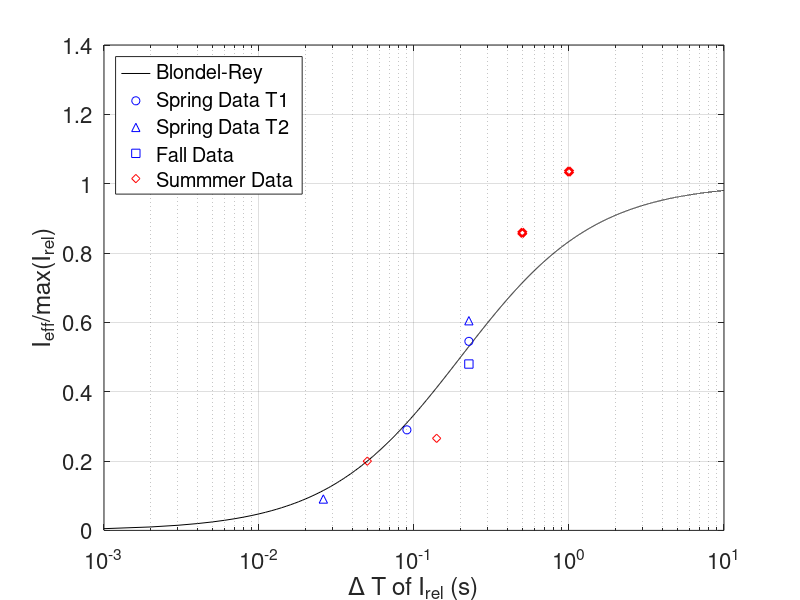
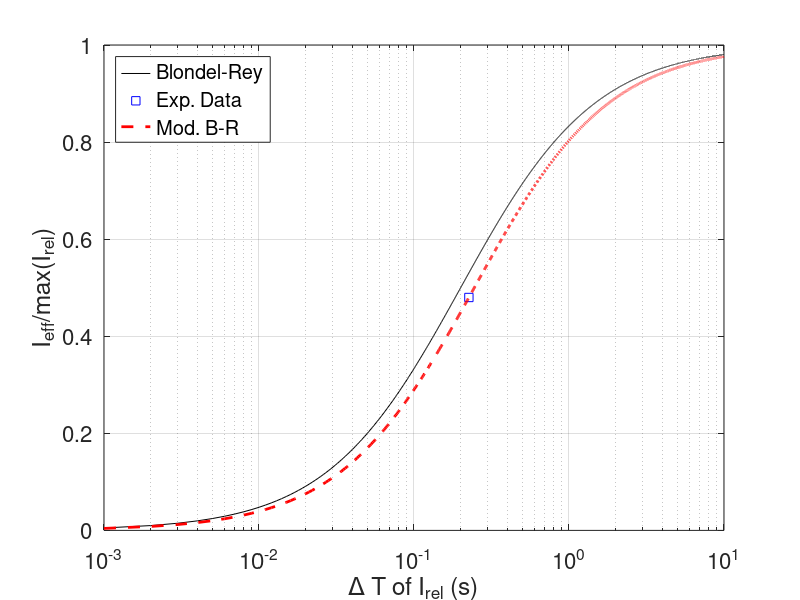

Reproduce these figures in MATLAB, in order.
data1 = [
147	4.82982983	3.128128128	6.328828829
148	2.887887888	4.74974975	6.028528529
149	0.985985986	2.177177177	8.115615616
150	1.376376376	2.967967968	5.217717718
151	7.822822823	6.931931932	0
152	3.288288288	4.439439439	6.809309309
153	2.817817818	8.923923924	0
154	1.276276276	2.587587588	4.331831832
155	2.317317317	2.547547548	5.773273273
156	0.815815816	1.856856857	3.445945946
157	2.097097097	2.117117117	5.097597598
158	3.048048048	1.586586587	2.785285285
159	3.858858859	9.934934935	0
160	7.912912913	0.835835836	5.352852853
161	7.932932933	7.232232232	7.845345345
162	1.676676677	2.677677678	5.803303303
163	1.466466466	3.138138138	8.235735736
165	1.076076076	5.48048048	0
166	1.906906907	2.487487487	7.004504505
167	4.62962963	7.642642643	0
168	0.425425425	2.037037037	4.316816817
169	2.227227227	2.657657658	6.944444444
];

data2 = [
147	4.82982983	3.128128128	6.328828829
148	2.887887888	4.74974975	6.028528529
149	0.985985986	2.177177177	8.115615616
150	1.376376376	2.967967968	5.217717718
152	3.288288288	4.439439439	6.809309309
154	1.276276276	2.587587588	4.331831832
155	2.317317317	2.547547548	5.773273273
156	0.815815816	1.856856857	3.445945946
157	2.097097097	2.117117117	5.097597598
158	3.048048048	1.586586587	2.785285285
160	7.912912913	0.835835836	5.352852853
161	7.932932933	7.232232232	7.845345345
162	1.676676677	2.677677678	5.803303303
163	1.466466466	3.138138138	8.235735736
166	1.906906907	2.487487487	7.004504505
168	0.425425425	2.037037037	4.316816817
169	2.227227227	2.657657658	6.944444444
];


data3 = [
110	3.398398398	2.987987988	8.025525526
111	0.405405405	1.236236236	7.815315315
112	1.887387387	1.067567568	9.424424424
113	1.806306306	1.761261261	6.331331331
114	0.310810811	0.490990991	4.62962963
115	0.698198198	1.797297297	8.213213213
116	1.094594595	2.689189189	7.812812813
117	0.256756757	0.265765766	2.537537538
119	1.004504505	0.617117117	6.301301301
120	0.065065065	0.255255255	2.13963964
122	0.275275275	0.265265265	4.587087087
123	0.707207207	0.247747748	3.548548549
124	0.545545546	0.675675676	4.466966967
125	1.166666667	1.040540541	0
126	0.806306306	1.310810811	7.542542543
127	0.635135135	1.04954955	0
128	0.545045045	1.085585586	7.022022022
129	1.004504505	2.265765766	0
135	1.364864865	1.211711712	6.821821822
136	0.608108108	2.959459459	9.064064064	
139	3.554054054	3.896396396	8.783783784
140	2.184684685	1.283783784	6.341341341
141	0.166666667	0.328828829	6.311311311
];

data4 = [
110	3.398398398	2.987987988	8.025525526
111	0.405405405	1.236236236	7.815315315
112	1.887387387	1.067567568	9.424424424
113	1.806306306	1.761261261	6.331331331
114	0.310810811	0.490990991	4.62962963
115	0.698198198	1.797297297	8.213213213
116	1.094594595	2.689189189	7.812812813
117	0.256756757	0.265765766	2.537537538
119	1.004504505	0.617117117	6.301301301
120	0.065065065	0.255255255	2.13963964
121	0.752252252	0	2.847847848
122	0.275275275	0.265265265	4.587087087
123	0.707207207	0.247747748	3.548548549
124	0.545545546	0.675675676	4.466966967
126	0.806306306	1.310810811	7.542542543
128	0.545045045	1.085585586	7.022022022
135	1.364864865	1.211711712	6.821821822
136	0.608108108	2.959459459	9.064064064	
139	3.554054054	3.896396396	8.783783784
140	2.184684685	1.283783784	6.341341341
141	0.166666667	0.328828829	6.311311311
];

data5 = [
201	1.346346346	7.274774775	3.468468468		
211	0.835835836	0           7.502502503			
215	0.675675676	5.187687688	3.498498498		
220	0.225225225	1.253753754	0.115115115		
225	3.358358358	10.33783784	4.91991992			
230	1.686686687	10.78828829	4.88988989		
235	1.116116116	11.53903904	0		
240	1.986986987	8.310810811	3.228228228	
245	4.56956957	0           8.123123123			
248	4.069069069	5.848348348	4.85985986		
251	2.057057057	7.995495495	7.252252252		
255	0.435435435	8.656156156	7.822822823
258	1.216216216	0           7.892892893							
270	1.046046046	3.475975976	1.286286286			
275	0.245245245	0.968468468	0.265265265
];

data6 = [
216	0.455455455	0.683183183	0.685685686		
241	3.478478478	2.725225225	3.768768769		
246	0.355355355	0.457957958	0.125125125			
249	2.627627628	2.86036036	2.427427427
];

%% 226 ms

sub_num226 = data1(:,1);
steady226 = data1(:,2);
pulse226 = data1(:,3);

ratio1_226 = mean(steady226./pulse226);
ratio2_226 = mean(steady226)/mean(pulse226);

a226 = (pulse226*.226 - steady226*.226) ./ steady226;
a_mean_226 = mean(a226);

br_226 = .226/(a_mean_226 + .226);

% 90 ms
sub_num90 = data2(:,1);
steady90 = data2(:,2);
pulse90 = data2(:,4);

ratio1_90 = mean(steady90./pulse90);
ratio2_90 = mean(steady90)/mean(pulse90);

a90 = (pulse90*.09 - steady90*.09) ./ steady90;
a_mean_90 = mean(a90);

br_90 = .09/(a_mean_90 + .09);


%% first data section

sub_num226_2 = data3(:,1);
steady226_2 = data3(:,2);
pulse226_2 = data3(:,3);

ratio1_226_2 = mean(steady226_2./pulse226_2);
ratio2_226_2 = mean(steady226_2)/mean(pulse226_2);

a226_2 = (pulse226_2*.226 - steady226_2*.226) ./ steady226_2;
a_mean_226_2 = mean(a226_2);

br_226_2 = .226/(a_mean_226_2 + .226);

% 26 ms
sub_num26 = data4(:,1);
steady26 = data4(:,2);
pulse26 = data4(:,4);

ratio1_26 = mean(steady26./pulse26);
ratio2_26 = mean(steady26)/mean(pulse26);

a26 = (pulse26*.026 - steady26*.026) ./ steady26;
a_mean_26 = mean(a26);

br_26 = .026/(a_mean_26 + .026);

%% second data section

sub_num50 = data5(:,1);
steady50 = data5(:,2);
pulse50 = data5(:,3);

ratio1_50 = mean(steady50./pulse50);
ratio2_50 = mean(steady50)/mean(pulse50);

a50 = (pulse50*.050 - steady50*.050) ./ steady50;
a_mean_50 = mean(a50);

br_50 = .050/(a_mean_50 + .050);

% 140 ms
sub_num140 = data5(:,1);
steady140 = data5(:,2);
pulse140 = data5(:,4);

ratio1_140 = mean(steady140./pulse140);
ratio2_140 = mean(steady140)/mean(pulse140);

a140 = (pulse140*.140 - steady140*.140) ./ steady140;
a_mean_140 = mean(a140);

br_140 = .140/(a_mean_140 + .140);

%% third data section

sub_num500 = data6(:,1);
steady500 = data6(:,2);
pulse500 = data6(:,3);

ratio1_500 = mean(steady500./pulse500);
ratio2_500 = mean(steady500)/mean(pulse500);

a500 = (pulse500*.500 - steady500*.500) ./ steady500;
a_mean_500 = mean(a500);

br_500 = .500/(a_mean_500 + .500);

% 1000 ms
sub_num1000 = data6(:,1);
steady1000 = data6(:,2);
pulse1000 = data6(:,4);

ratio1_1000 = mean(steady1000./pulse1000);
ratio2_1000 = mean(steady1000)/mean(pulse1000);

a1000 = (pulse1000*1 - steady1000*1) ./ steady1000;
a_mean_1000 = mean(a1000);

br_1000 = 1/(a_mean_1000 + 1);

%%

old_a = .245;
br_old = .226/(old_a + .226);

tspan = .001:.001:10;
br_fast = tspan./(.2+tspan);

figure (9)
semilogx(tspan,br_fast,'k',[.09 .226],[br_90 br_226],'bo',[.026 .226],[br_26 br_226_2],'b^',.226,br_old,'bs',[.050 .140], [br_50 br_140],'rd', [.500 1], [br_500 br_1000], 'rd','LineWidth',2)
ylabel('I_e_f_f/max(I_r_e_l)','FontSize',14)
xlabel('\Delta T of I_r_e_l (s)','FontSize',14)
legend('Blondel-Rey','Spring Data T1','Spring Data T2','Fall Data','Summmer Data','Location','NorthWest')
grid
set(gca, 'FontSize', 16)


%%

old_a = .245;
br_old = .226/(old_a + .226);

tspan = .001:.001:10;
br_fast = tspan./(.2+tspan);

br_mod = tspan./(old_a+tspan);

figure (10)
semilogx(tspan,br_fast,'k',.226,br_old,'bs',tspan, br_mod,'r--','LineWidth',2)
ylabel('I_e_f_f/max(I_r_e_l)','FontSize',14)
xlabel('\Delta T of I_r_e_l (s)','FontSize',14)
legend('Blondel-Rey','Exp. Data','Mod. B-R','Location','NorthWest')
grid
set(gca, 'FontSize', 16)

